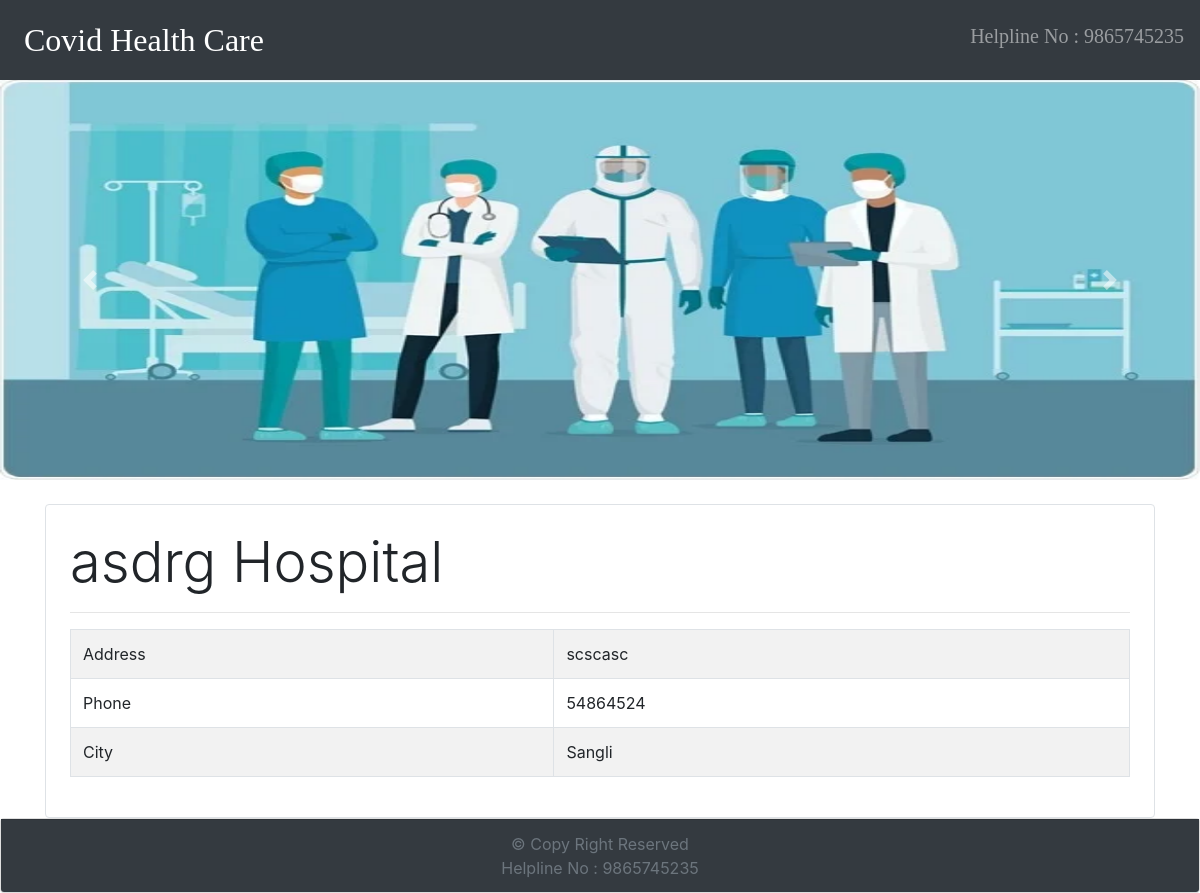
Page /hospital/10 on the committed database.
### covidapp/models.py (models this page shows, shortened)
class Hospital(models.Model):
    name = models.CharField(max_length=50, null=False, blank=False)
    phone = models.CharField(max_length=12, null=False, blank=False)
    address = models.CharField(max_length=200, null=False, blank=False)
    city = models.ForeignKey(City, on_delete=models.CASCADE, related_name='hospitals')

class City(models.Model):
    name = models.CharField(max_length=50, null=False, blank=False)
    state = models.ForeignKey(State, on_delete=models.CASCADE, related_name='cities')
    def __str__(self):
        return self.name

### covidapp/views.py (the view)
# urls.py: path('hospital/<int:pk>', HospitalDetailView.as_view(), name='hospital_detail'),
class HospitalDetailView(generic.DetailView):
    model = Hospital

### covidapp/templates/covidapp/hospital_detail.html
{% extends 'covidapp/base.html' %}
{% block content %}
<div class="container">
    <div class="mt-4 border rounded p-4">
        <p class="display-4">{{hospital.name}}</p>
        <hr>
        <table class="table table-striped table-bordered">
            <tr>
                <td>Address</td>
                <td>{{hospital.address}}</td>
            </tr>
            <tr>
                <td>Phone</td>
                <td>{{hospital.phone}}</td>
            </tr>
            <tr>
                <td>City</td>
                <td>{{hospital.city}}</td>
            </tr>
        </table>
    </div>
</div>
{% endblock %}

### rows in the picture
Hospital: name "asdrg Hospital", address "scscasc", phone "54864524", city "Sangli"
